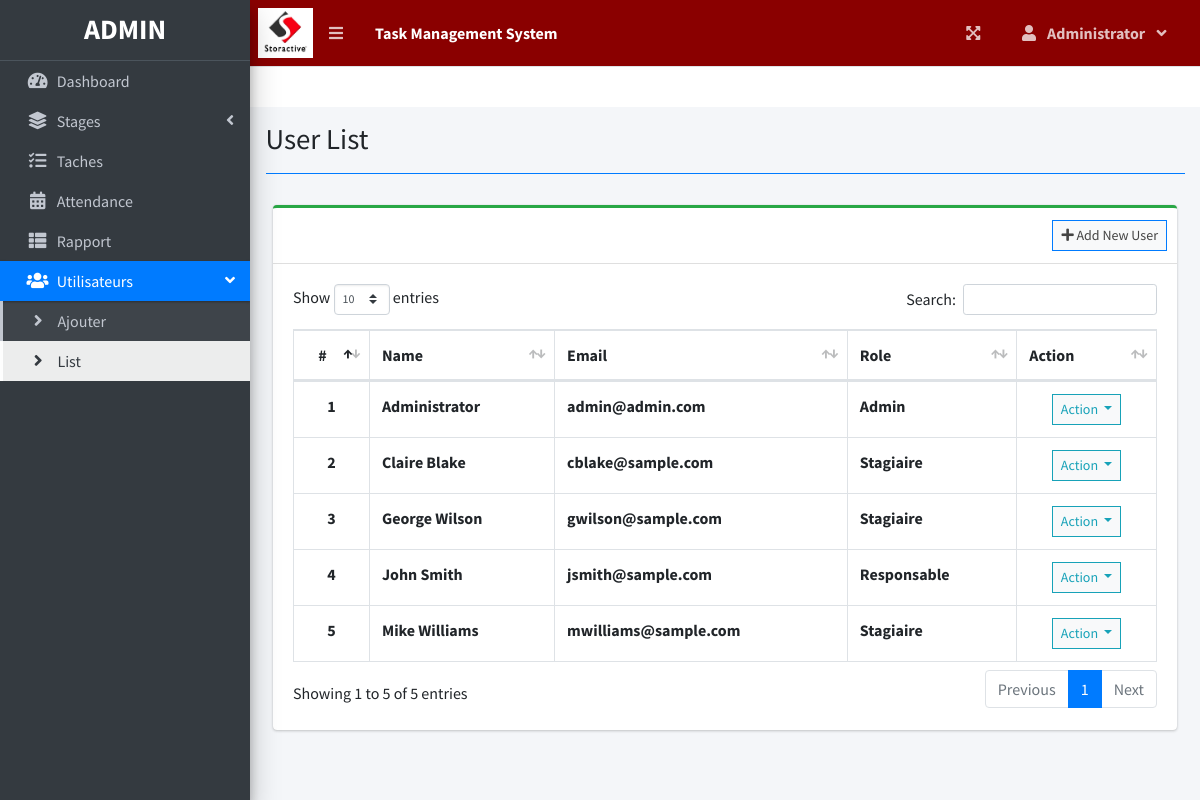
The page /index.php?page=user_list (signed in) on the database as committed earlier.
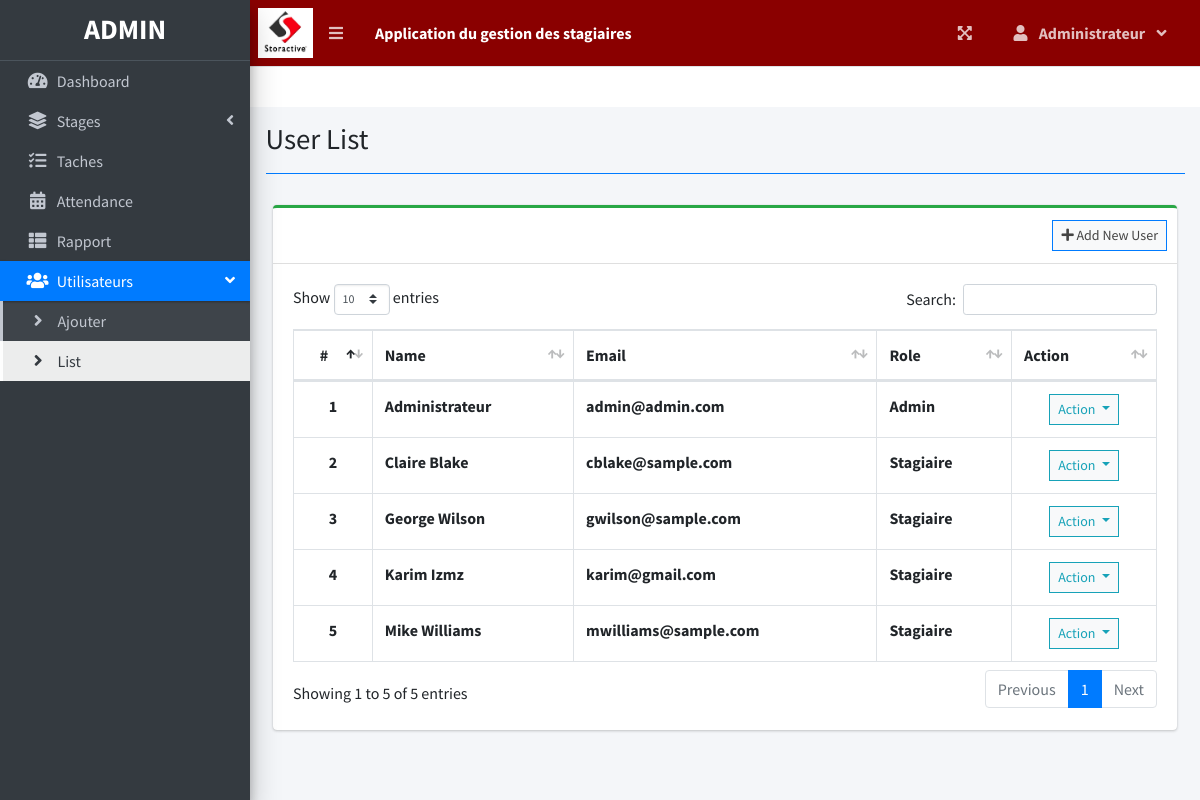
The same page on the database as committed later.
### tables this page shows
CREATE TABLE `users` (
  `id` int(30) NOT NULL,
  `firstname` varchar(200) NOT NULL,
  `lastname` varchar(200) NOT NULL,
  `email` varchar(200) NOT NULL,
  `password` text NOT NULL,
  `type` tinyint(1) NOT NULL DEFAULT 2 COMMENT '1 = admin, 2 = staff',
  `avatar` text NOT NULL DEFAULT 'no-image-available.png',
  `date_created` datetime NOT NULL DEFAULT current_timestamp()
);

### user_list.php (the view, shortened to what this page needs)
<?php include'db_connect.php' ?>
<div class="col-lg-12">
	<div class="card card-outline card-success">
		<div class="card-header">
			<div class="card-tools">
				<a class="btn btn-block btn-sm btn-default btn-flat border-primary" href="./index.php?page=new_user"><i class="fa fa-plus"></i> Add New User</a>
			</div>
		</div>
		<div class="card-body">
			<table class="table tabe-hover table-bordered" id="list">
				<thead>
					<tr>
						<th class="text-center">#</th>
						<th>Name</th>
						<th>Email</th>
						<th>Role</th>
						<th>Action</th>
					</tr>
				</thead>
				<tbody>
					<?php
					$i = 1;
					$type = array('',"Admin","Responsable","Stagiaire");
					$qry = $conn->query("SELECT *,concat(firstname,' ',lastname) as name FROM users order by concat(firstname,' ',lastname) asc");
					while($row= $qry->fetch_assoc()):
					?>
					<tr>
						<th class="text-center"><?php echo $i++ ?></th>
						<td><b><?php echo ucwords($row['name']) ?></b></td>
						<td><b><?php echo $row['email'] ?></b></td>
						<td><b><?php echo $type[$row['type']] ?></b></td>
						<td class="text-center">
							<button type="button" class="btn btn-default btn-sm btn-flat border-info wave-effect text-info dropdown-toggle" data-toggle="dropdown" aria-expanded="true">
		                      Action
		                    </button>
						</td>
					</tr>
				<?php endwhile; ?>
				</tbody>
			</table>
		</div>
	</div>
</div>

### topbar.php (shortened to what this page needs)
<nav class="main-header navbar navbar-expand navbar-primary navbar-dark " style="background-color : #8a0000">
<img src="storactive.jpg" alt="" style="height: 50px;">
  <ul class="navbar-nav">
    <?php if(isset($_SESSION['login_id'])): ?>
    <li class="nav-item">
      <a class="nav-link" data-widget="pushmenu" href="" role="button"><i class="fas fa-bars"></i></a>
    </li>
  <?php endif; ?>
    <li>
      <a class="nav-link text-white"  href="./" role="button"> <large><b><?php echo $_SESSION['system']['name'] ?></b></large></a>
    </li>
  </ul>
  <ul class="navbar-nav ml-auto">
    <li class="nav-item">
      <a class="nav-link" data-widget="fullscreen" href="#" role="button">
        <i class="fas fa-expand-arrows-alt"></i>
      </a>
    </li>
   <li class="nav-item dropdown">
          <a class="nav-link"  data-toggle="dropdown" aria-expanded="true" href="javascript:void(0)">
            <span>
              <div class="d-felx badge-pill">
                <span class="fa fa-user mr-2"></span>
                <span><b><?php echo ucwords($_SESSION['login_firstname']) ?></b></span>
                <span class="fa fa-angle-down ml-2"></span>
              </div>
            </span>
          </a>
    </li>
  </ul>
</nav>

Rows that differ between the two databases and show on the page:
removed users: name "John Smith", email "jsmith@sample.com", type "Responsable"
changed users "admin@admin.com": name "Administrator" → "Administrateur"
added users: name "Karim Izmz", email "karim@gmail.com", type "Stagiaire"
Other text that changed with them:
$_SESSION['system']['name']: "Task Management System" → "Application du gestion des stagiaires"
$_SESSION['login_firstname']: "Administrator" → "Administrateur"
